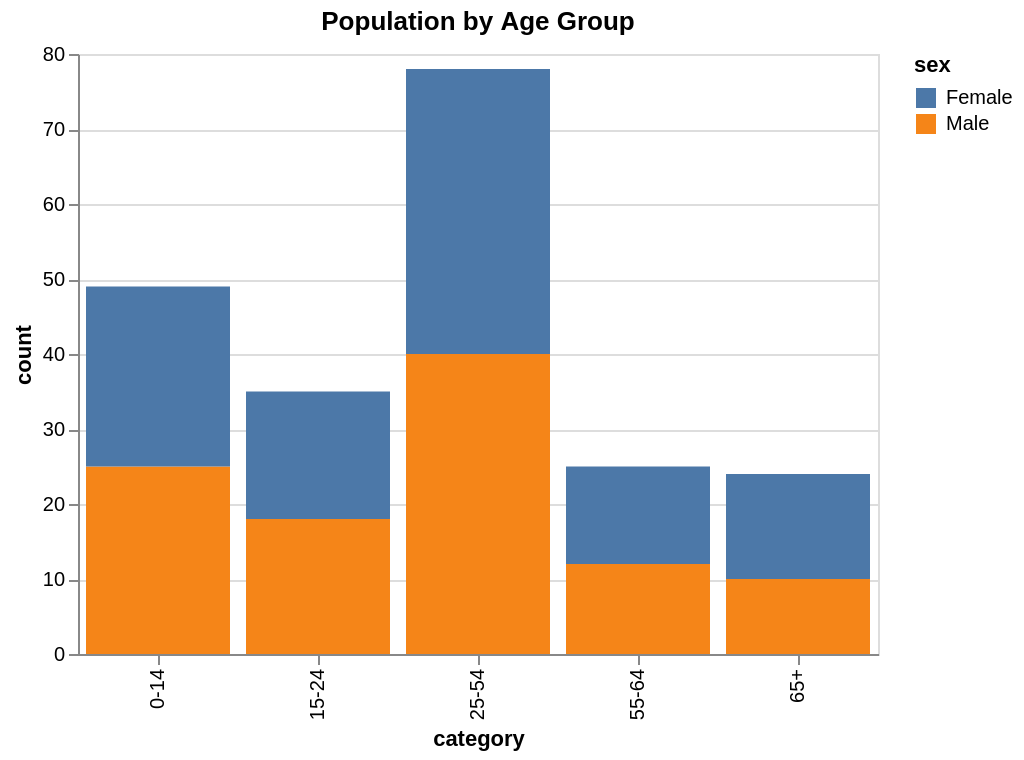

Specify this chart in Vega-Lite:
### Vega-Lite specification from a JSON file in a GitHub repository (floating-point values rounded to 4 significant figures)
{"$schema": "https://vega.github.io/schema/vega-lite/v5.json", "data": {"values": [{"category": "0-14", "count": 25, "sex": "Male"}, {"category": "15-24", "count": 18, "sex": "Male"}, {"category": "25-54", "count": 40, "sex": "Male"}, {"category": "55-64", "count": 12, "sex": "Male"}, {"category": "65+", "count": 10, "sex": "Male"}, {"category": "0-14", "count": 24, "sex": "Female"}, {"category": "15-24", "count": 17, "sex": "Female"}, {"category": "25-54", "count": 38, "sex": "Female"}, {"category": "55-64", "count": 13, "sex": "Female"}, {"category": "65+", "count": 14, "sex": "Female"}]}, "encoding": {"color": {"field": "sex", "type": "nominal"}, "opacity": {"condition": {"empty": true, "param": "legend_selection", "value": 1}, "value": 0.15}, "tooltip": [{"field": "category", "type": "nominal"}, {"field": "sex", "type": "nominal"}, {"field": "count", "type": "quantitative"}], "x": {"field": "category", "type": "nominal"}, "y": {"field": "count", "scale": {"zero": false}, "type": "quantitative"}}, "height": 300, "mark": "bar", "params": [{"bind": "scales", "name": "grid", "select": {"encodings": ["y"], "type": "interval"}}, {"bind": "legend", "name": "legend_selection", "select": {"fields": ["sex"], "type": "point"}}], "title": "Population by Age Group", "width": 400}
